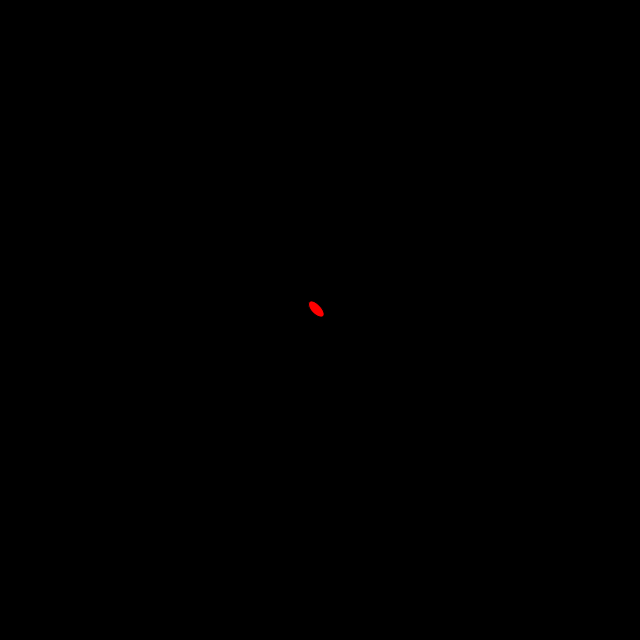
Frame 1 (no input)
Frame 60 (the mouse pressed at the canvas centre just before this capture): blank canvas, image omitted
Frame 120 (the mouse held since frame 60 and released just before this capture): blank canvas, image omitted

The Processing sketch that drew this single still picture (run headless with seeded random() and noise(); from frame 60 on, the mouse is pressed at the canvas centre):

// Processing sketch: processing_140917
// ── processing_140917.pde

Player p;

void setup() {
  size(640, 640);
  p = new Player();
}

void draw() {
  background(0);
  p.draw();
}

void mousePressed() {
  if (p.isRunning)
    p.isRunning = false;
  else 
    p.isRunning = true;
}

class Player {
  //vector movement needs a position, velocity and direction
  //I liked to use target based movement
  PVector pos, target, direction, velocity;
  //This just controlls if the shape is running or not
  boolean isRunning;

  Player() {
    //set to basic values 
    direction = new PVector(0, 0);
    pos = new PVector(width/2, height/2);
    target = new PVector(mouseX, mouseY);
    velocity = new PVector(0, 0);
  }

  void draw() {
    //to keep the player clean i seperated the moving and physics into 
    //its own method. also in most game developing you do updates before drawing
    update();
    fill(255, 0, 0);
    //Pushes the current transformation matrix onto the matrix stack.
    //dont worry to much about this, just know that it is used when rotating
    pushMatrix();
    //move shape to position
    translate(pos.x, pos.y);
    //calculate difference between points
    float dX = pos.x - target.x;
    float dY = pos.y - target.y;
    //create angle from the difference
    float angle = radians((atan2(dY, dX) * 180 / PI));
    //rotate the object to this angle to make it look like it is looking at something
    rotate(angle);
    //draw object 0,0 and make it centered
    ellipse(0-10, 0-5, 20, 10);
    //Pops the current transformation matrix off the matrix stack
    //same as the push, dont worry about it
    popMatrix();
    //over all don't worry to much about how processing handles rotation and such since
    //most programs or languages handle it differently 
    //try and learn/play with rotation and translations to find out how they work 
  }

  void update() {
    //set the target vector to the mouse's position
    target.x = mouseX;
    target.y = mouseY;
    //calculate direction
    direction = PVector.sub(target, pos);
    //find seperation based on the distance vectors magnitude
    float separation = direction.mag();
    float distance = separation;
    //normalize vector and mult by speed to get acceleration
    direction.normalize();
    direction.mult(0.5);
    PVector acceleration = direction;

    //velocity equation and limit to a certain speed
    velocity.add(acceleration);
    velocity.limit(2);
    //if you want the shape to run from the target then subtract the velocity 
    //otherwise just add it
    if (isRunning)
      pos.sub(velocity);
    else
      pos.add(velocity);
  }
}
